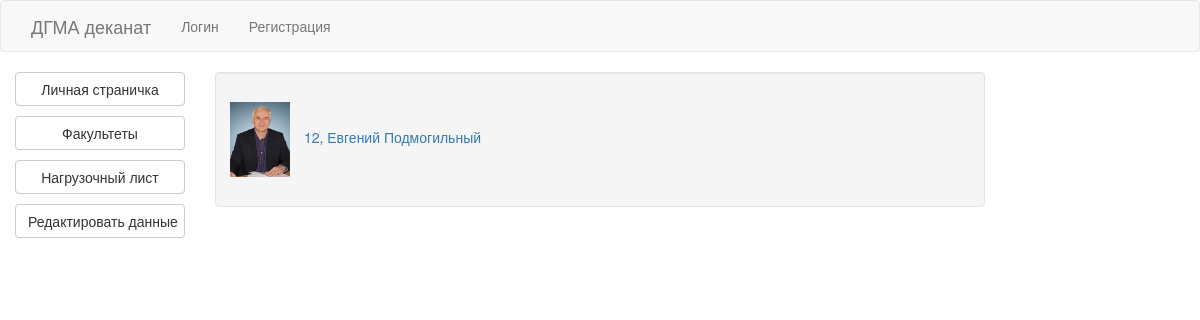
The app's page /professors/1 with its own data.
### models/professor.py (models this page shows, shortened)
class Professor(db.Model):
    id = db.Column(db.Integer, primary_key=True, autoincrement=True)
    user_id = db.Column(db.Integer, ForeignKey('user.id'))
    user = relationship("User")
    cathedra_id = db.Column(db.Integer, ForeignKey('cathedra.id'))
    cathedra = relationship("Cathedra")
    post = db.Column(db.String(50))
    academic_degree = db.Column(db.String(50))
    rank = db.Column(db.String(50))
    photo = db.Column(db.String(100))

### models/user.py (models this page shows, shortened)
class User(db.Model):
    id = db.Column(db.Integer, primary_key=True, autoincrement=True)
    name = db.Column(db.String(50))
    second_name = db.Column(db.String(50))
    middle_name = db.Column(db.String(50))
    password = db.Column(db.String(50))
    email = db.Column(db.String(50), unique=True, index=True)
    birthday = db.Column(db.Date)

### blueprints/facility.py (the view)
@facility.route('/professors/<int:id>')
def professors(id):
    professors = Professor.query.filter_by(cathedra_id=id).all()
    return render_template('facility/professors/professors.html', professors=professors)

### templates/facility/professors/professors.html (shortened to what this page needs)
{% extends "professor_layout.html" %}
{% block professor_content %}
<div id="page">
    <div>
        {% for professor in professors %}
        <div>
            {% if professor.photo %}
                <img src="{{  url_for('static', filename=professor.photo) }}">
            {% else %}
                <img src="{{ url_for('static', filename='photos/no-profile-img.gif') }}">
            {% endif %}
            <a href="{{ url_for('professor_page.personal_guest_page', id=professor.id) }}">
            {{professor.rank}}, {{ professor.user.name }} {{ professor.user.second_name }}
            </a>
        </div>
        {% endfor %}
    </div>
</div>
{% endblock %}

### templates/facility/professors/professors.html (style rules this page uses)
img { max-height: 75px; max-width: 75px; margin: 10px; }

### records on screen
Professor: photo (picture), rank "12", user.name "Евгений", user.second_name "Подмогильный"
